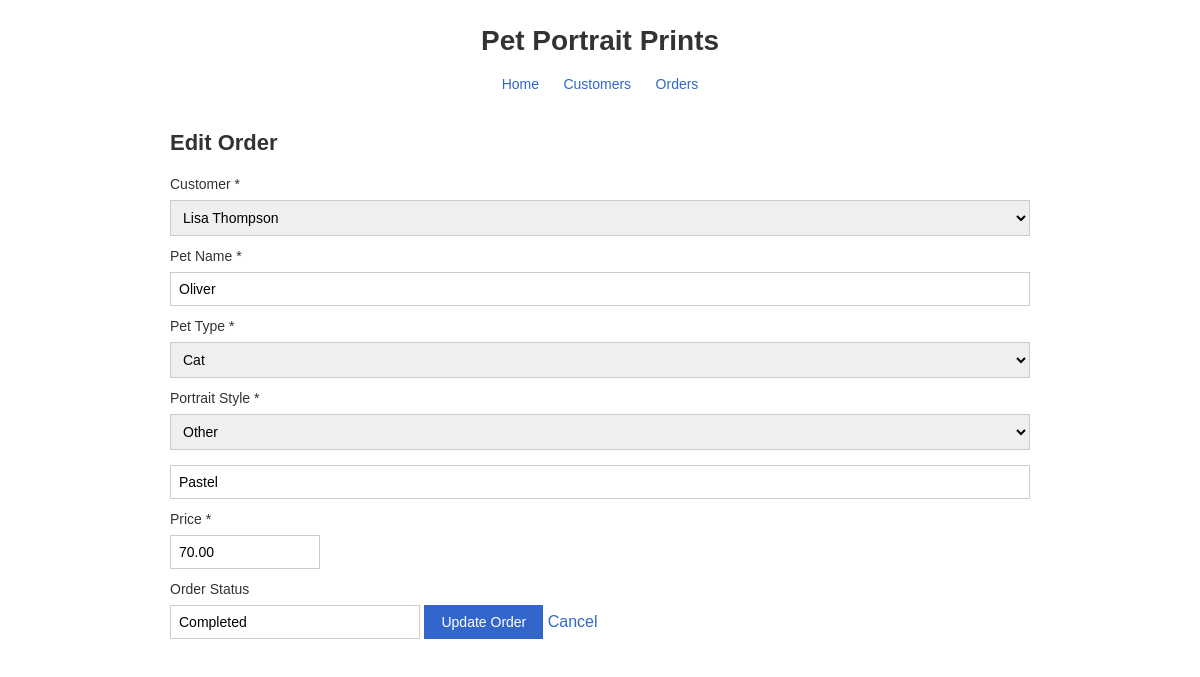
Screenshot of /orders/edit_order.php?id=7 with the database file from the repository.
### tables this page shows
CREATE TABLE IF NOT EXISTS pet_portrait_orders (
    order_id       INT           NOT NULL AUTO_INCREMENT,
    customer_id    INT           NOT NULL,
    pet_name       VARCHAR(100)  NOT NULL,
    pet_type       VARCHAR(50)   NOT NULL,
    portrait_style VARCHAR(100)  NOT NULL,
    price          DECIMAL(10,2) NOT NULL,
    order_status   VARCHAR(30)   NOT NULL DEFAULT 'Pending',
    added_by       INT,
    updated_by     INT,
    created_at     TIMESTAMP     DEFAULT CURRENT_TIMESTAMP,
    updated_at     TIMESTAMP     DEFAULT CURRENT_TIMESTAMP ON UPDATE CURRENT_TIMESTAMP,
    PRIMARY KEY (order_id),
    CONSTRAINT fk_order_customer
        FOREIGN KEY (customer_id) REFERENCES customers(customer_id) ON DELETE CASCADE,
    CONSTRAINT fk_order_added_by
        FOREIGN KEY (added_by) REFERENCES users(user_id) ON DELETE SET NULL,
    CONSTRAINT fk_order_updated_by
        FOREIGN KEY (updated_by) REFERENCES users(user_id) ON DELETE SET NULL
);

### includes/db_connect.php (called while the page is built, shortened)
<?php
function escape($string)
{
    return htmlspecialchars($string ?? '', ENT_QUOTES, 'UTF-8');
}
?>

### orders/edit_order.php (the view, shortened to what this page needs)
<?php
require_once __DIR__ . '/../includes/db_connect.php';
$petTypes = ['Dog', 'Cat', 'Rabbit', 'Bird', 'Hamster', 'Guinea Pig', 'Horse', 'Reptile', 'Other'];
$portraitStyles = ['Watercolor', 'Cartoon', 'Pencil Sketch', 'Oil Painting', 'Pop Art', 'Minimalist', 'Royal/Renaissance', 'Other'];
$id = $_GET['id'] ?? 0;
$id = (int)$id;
$stmt = $pdo->prepare("SELECT * FROM pet_portrait_orders WHERE order_id = ?");
$stmt->execute([$id]);
$order = $stmt->fetch();
$custStmt = $pdo->query("SELECT * FROM customers ORDER BY customer_name");
$customers = $custStmt->fetchAll();
$savedPetType = $order['pet_type'];
$savedStyle = $order['portrait_style'];
$petTypeSelected = in_array($savedPetType, $petTypes) ? $savedPetType : 'Other';
$styleSelected = in_array($savedStyle, $portraitStyles) ? $savedStyle : 'Other';
$styleOtherValue = ($styleSelected === 'Other') ? $savedStyle : '';
?>
<?php require_once __DIR__ . '/../includes/header.php'; ?>
<h2>Edit Order</h2>
<form method="POST" action="edit_order.php?id=<?php echo escape($id); ?>">
    <label class="label" for="customer_id">Customer *</label>
    <select class="input" id="customer_id" name="customer_id" required>
        <?php
        foreach ($customers as $customer) {
            $selected = ($customer['customer_id'] == $order['customer_id']) ? 'selected' : '';
            echo '<option value="' . escape($customer['customer_id']) . '" ' . $selected . '>' . escape($customer['customer_name']) . '</option>';
        }
        ?>
    </select>
    <label class="label" for="pet_name">Pet Name *</label>
    <input class="input" type="text" id="pet_name" name="pet_name" value="<?php echo escape($order['pet_name']); ?>" required>
    <label class="label" for="pet_type">Pet Type *</label>
    <select class="input" id="pet_type" name="pet_type" required onchange="toggleOther(this, 'pet_type_other')">
        <?php foreach ($petTypes as $type): ?>
            <option value="<?php echo escape($type); ?>" <?php echo ($type === $petTypeSelected) ? 'selected' : ''; ?>><?php echo escape($type); ?></option>
        <?php endforeach; ?>
    </select>
    <label class="label" for="portrait_style">Portrait Style *</label>
    <select class="input" id="portrait_style" name="portrait_style" required onchange="toggleOther(this, 'portrait_style_other')">
        <?php foreach ($portraitStyles as $style): ?>
            <option value="<?php echo escape($style); ?>" <?php echo ($style === $styleSelected) ? 'selected' : ''; ?>><?php echo escape($style); ?></option>
        <?php endforeach; ?>
    </select>
    <input class="input" type="text" id="portrait_style_other" name="portrait_style_other" placeholder="Please specify" value="<?php echo escape($styleOtherValue); ?>" style="display:<?php echo $styleSelected === 'Other' ? 'block' : 'none'; ?>; margin-top:5px;">
    <label class="label" for="price">Price *</label>
    <input class="input input-small" type="number" id="price" name="price" step="0.01" min="0" value="<?php echo escape($order['price']); ?>" required>
    <label class="label" for="order_status">Order Status</label>
    <input class="input input-medium" type="text" id="order_status" name="order_status" value="<?php echo escape($order['order_status']); ?>">
    <input class="button" type="submit" value="Update Order">
    <a class="link" href="view_orders.php">Cancel</a>
</form>
<?php require_once __DIR__ . '/../includes/footer.php'; ?>

### css/style.css (style rules this page uses)
* { margin: 0; padding: 0; box-sizing: border-box; }
body { background-color: #FFFFFF; color: #333333; font-family: Arial, Helvetica, sans-serif; line-height: 1.5; }
h2 { font-size: 22px; margin-bottom: 15px; color: #333333; }
a.button, input[type="submit"], button { background-color: #3366CC; color: #FFFFFF; border: 1px solid #3366CC; padding: 8px 16px; font-size: 14px; cursor: pointer; text-decoration: none; display: inline-block; }
a.link { color: #3366CC; text-decoration: none; }
form { margin-bottom: 20px; }
.label { display: block; margin-bottom: 5px; font-size: 14px; }
.input { width: 100%; padding: 8px; border: 1px solid #CCCCCC; font-size: 14px; margin-bottom: 10px; }
.input-small { width: 150px; }
.input-medium { width: 250px; }

### rows the page displays
pet_portrait_orders: pet_name "Oliver", portrait_style_other "Pastel", price "70.00", order_status "Completed"

### other values shown
form field customer_id "Lisa Thompson"
form field pet_type "Cat"
form field portrait_style "Other"
